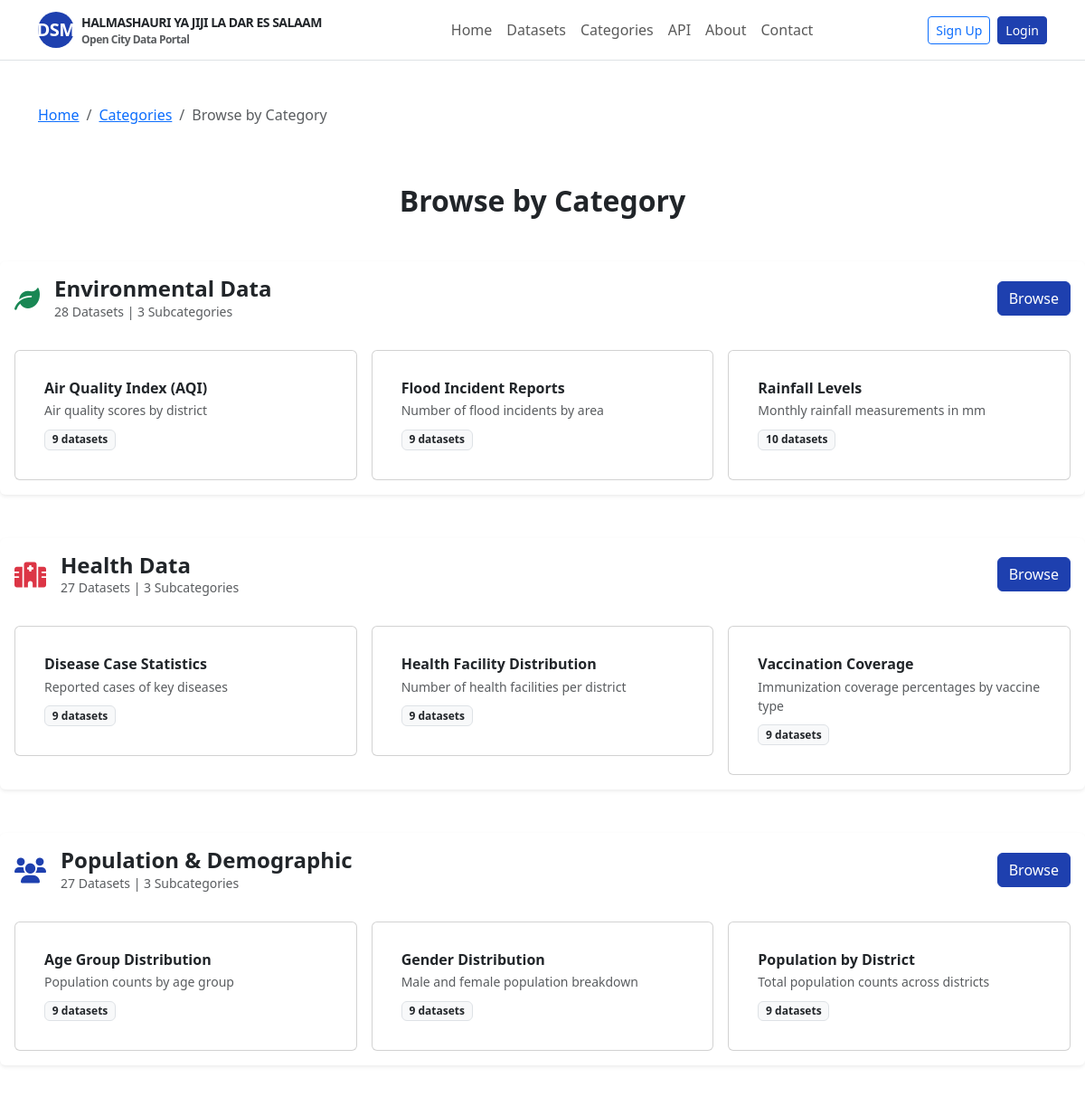
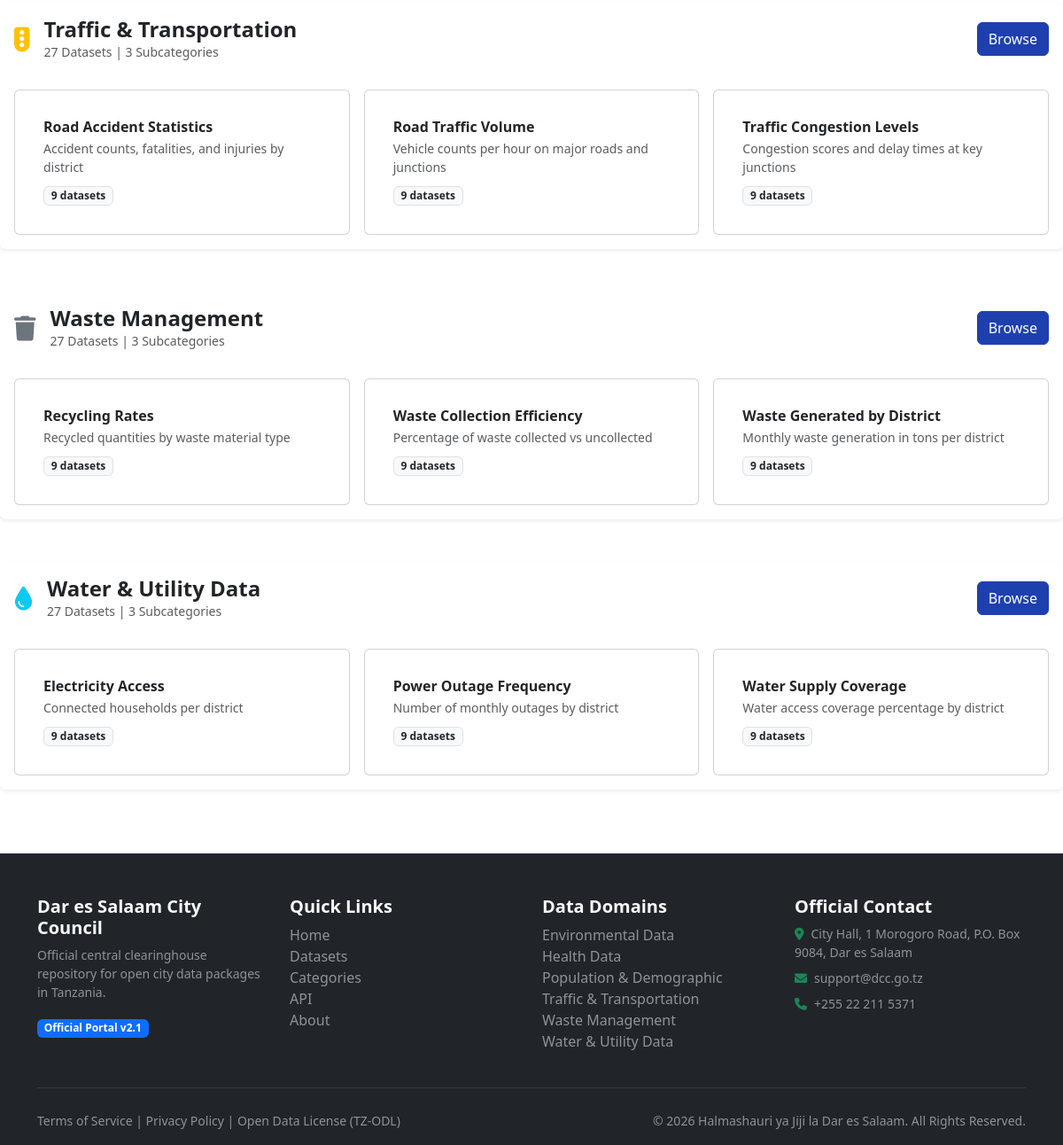
Page /categories/ on the committed database (2 pictures, top to bottom).
### datasets/models.py (models this page shows, shortened)
class Category(models.Model):
    ICON_CHOICES = [
        ('traffic', 'Traffic Light'),
        ('population', 'People'),
        ('waste', 'Waste Management'),
        ('health', 'Health Facility'),
        ('water', 'Water & Electricity'),
        ('environment', 'Environmental'),
    ]
    name = models.CharField(max_length=100)
    slug = models.SlugField(unique=True)
    description = models.TextField(blank=True)
    icon = models.CharField(max_length=50, choices=ICON_CHOICES, default='traffic')
    dataset_count = models.IntegerField(default=0)
    created_at = models.DateTimeField(auto_now_add=True)
    updated_at = models.DateTimeField(auto_now=True)
    class Meta:
        verbose_name_plural = 'Categories'
        ordering = ['name']

class Subcategory(models.Model):
    category = models.ForeignKey(Category, on_delete=models.CASCADE, related_name='subcategories')
    name = models.CharField(max_length=100)
    slug = models.SlugField()
    description = models.TextField()
    dataset_count = models.IntegerField(default=0)
    created_at = models.DateTimeField(auto_now_add=True)
    updated_at = models.DateTimeField(auto_now=True)
    class Meta:
        verbose_name_plural = 'Subcategories'
        ordering = ['name']
        unique_together = ['category', 'slug']

### datasets/views.py (the view)
# urls.py: path('', dataset_views.category_list, name='category_list'),
def category_list(request):
    categories = Category.objects.all()
    return render(request, 'datasets/category_list.html', {
        'categories': categories,
        'page_title': 'Browse by Category',
    })

### templates/datasets/category_list.html (shortened to what this page needs)
{% extends 'base.html' %}
{% block content %}
<div class="container py-5">
    <nav aria-label="breadcrumb">
        <ol class="breadcrumb">
            <li class="breadcrumb-item"><a href="/">Home</a></li>
            <li class="breadcrumb-item"><a href="/categories/">Categories</a></li>
            <li class="breadcrumb-item active" aria-current="page">{{ page_title }}</li>
        </ol>
    </div>
    <h2 class="fw-bold text-center mb-5">{{ page_title }}</h2>
    <div class="row g-4">
        {% for cat in categories %}
        <div class="col-12 mb-4">
            <div class="card border-0 shadow-sm">
                <div class="card-body">
                    <div class="d-flex align-items-center mb-3">
                        <div class="me-3" style="font-size:28px;">
                            {% if cat.icon == 'traffic' %}<i class="fas fa-traffic-light text-warning"></i>
                            {% elif cat.icon == 'population' %}<i class="fas fa-users text-primary-custom"></i>
                            {% elif cat.icon == 'waste' %}<i class="fas fa-trash text-secondary"></i>
                            {% elif cat.icon == 'health' %}<i class="fas fa-hospital text-danger"></i>
                            {% elif cat.icon == 'water' %}<i class="fas fa-tint text-info"></i>
                            {% elif cat.icon == 'environment' %}<i class="fas fa-leaf text-success"></i>
                            {% else %}<i class="fas fa-folder text-primary"></i>
                            {% endif %}
                        </div>
                        <div class="flex-grow-1">
                            <h4 class="fw-bold mb-0">{{ cat.name }}</h4>
                            <p class="text-muted small mb-0">{{ cat.dataset_count }} Datasets | {{ cat.subcategories.all|length }} Subcategories</p>
                        </div>
                        <a href="/categories/{{ cat.slug }}/" class="btn btn-primary">Browse</a>
                    </div>
                    <div class="row g-3 mt-2">
                        {% for subcat in cat.subcategories.all %}
                        <div class="col-md-4">
                            <a href="/datasets/?category={{ cat.slug }}&subcategory={{ subcat.slug }}" class="text-decoration-none text-dark">
                                <div class="card subcategory-card p-3">
                                    <div class="card-body">
                                        <h6 class="fw-bold text-dark mb-1">{{ subcat.name }}</h6>
                                        <p class="text-muted small mb-2">{{ subcat.description|truncatechars:70 }}</p>
                                        <span class="badge bg-light text-dark border small">{{ subcat.dataset_count }} datasets</span>
                                    </div>
                                </div>
                            </a>
                        </div>
                        {% endfor %}
                    </div>
                </div>
            </div>
        </div>
        {% endfor %}
    </div>
{% endblock %}

### templates/base.html (shortened to what this page needs)
<!DOCTYPE html>
<html lang="en">
<head>
    <link href="https://cdn.jsdelivr.net/npm/bootstrap@5.3.0/dist/css/bootstrap.min.css" rel="stylesheet">
    <link href="https://cdnjs.cloudflare.com/ajax/libs/font-awesome/6.0.0/css/all.min.css" rel="stylesheet">
</head>
<body>
    <nav class="navbar navbar-expand-lg navbar-light bg-white border-bottom">
        <div class="container">
            <a class="navbar-brand d-flex align-items-center gap-2" href="/">
                <div class="rounded-circle bg-primary-custom text-white d-flex align-items-center justify-content-center fw-bold" style="width:40px;height:40px;">DSM</div>
                <div>
                    <div class="fw-bold text-dark" style="font-size:14px;">HALMASHAURI YA JIJI LA DAR ES SALAAM</div>
                    <div class="text-muted" style="font-size:12px;">Open City Data Portal</div>
                </div>
            </a>
            <div class="collapse navbar-collapse" id="nav">
                <ul class="navbar-nav mx-auto">
                    <li class="nav-item"><a class="nav-link" href="/">Home</a></li>
                    <li class="nav-item"><a class="nav-link" href="/datasets/">Datasets</a></li>
                    <li class="nav-item"><a class="nav-link" href="/categories/">Categories</a></li>
                    <li class="nav-item"><a class="nav-link" href="/api/v1/">API</a></li>
                    <li class="nav-item"><a class="nav-link" href="/about/">About</a></li>
                    <li class="nav-item"><a class="nav-link" href="/contact/">Contact</a></li>
                </ul>
                <div class="d-flex gap-2 align-items-center">
                    {% if user.is_authenticated %}
                        <span class="me-2">Welcome, {{ user.first_name }}</span>
                        {% if user.profile.role == 'admin' %}
                            <a href="/admin-portal/" class="btn btn-sm btn-primary">Dashboard</a>
                        {% else %}
                            <a href="/datasets/" class="btn btn-sm btn-outline-primary">Browse</a>
                        {% endif %}
                        <a href="/accounts/logout/" class="btn btn-sm btn-outline-secondary">Logout</a>
                    {% else %}
                        <a href="/accounts/signup/" class="btn btn-sm btn-outline-primary">Sign Up</a>
                        <a href="/accounts/login/" class="btn btn-sm btn-primary">Login</a>
                    {% endif %}
                </div>
            </div>
        </div>
    </nav>
    {% block content %}{% endblock %}
    <footer class="bg-dark text-light pt-5 pb-3 mt-5">
        <div class="container">
            <div class="row g-4">
                <div class="col-md-3">
                    <h5 class="fw-bold">Dar es Salaam City Council</h5>
                    <p class="small text-white-50">Official central clearinghouse repository for open city data packages in Tanzania.</p>
                    <span class="badge bg-primary">Official Portal v2.1</span>
                </div>
                <div class="col-md-3">
                    <h5 class="fw-bold">Quick Links</h5>
                    <ul class="list-unstyled">
                        <li><a href="/" class="text-white-50 text-decoration-none">Home</a></li>
                        <li><a href="/datasets/" class="text-white-50 text-decoration-none">Datasets</a></li>
                        <li><a href="/categories/" class="text-white-50 text-decoration-none">Categories</a></li>
                        <li><a href="/api/v1/" class="text-white-50 text-decoration-none">API</a></li>
                        <li><a href="/about/" class="text-white-50 text-decoration-none">About</a></li>
                    </ul>
                </div>
                <div class="col-md-3">
                    <h5 class="fw-bold">Data Domains</h5>
                    <ul class="list-unstyled">
                        {% for cat in categories %}
                        <li><a href="/categories/{{ cat.slug }}/" class="text-white-50 text-decoration-none">{{ cat.name }}</a></li>
                        {% endfor %}
                    </ul>
                </div>
                <div class="col-md-3">
                    <h5 class="fw-bold">Official Contact</h5>
                    <ul class="list-unstyled">
                        <li class="small text-white-50"><i class="fas fa-map-marker-alt text-success me-2"></i>City Hall, 1 Morogoro Road, P.O. Box 9084, Dar es Salaam</li>
                        <li class="small text-white-50 mt-2"><i class="fas fa-envelope text-success me-2"></i>support@dcc.go.tz</li>
                        <li class="small text-white-50 mt-2"><i class="fas fa-phone text-success me-2"></i>+255 22 211 5371</li>
                    </ul>
                </div>
            </div>
            <hr class="border-secondary my-4">
            <div class="row">
                <div class="col-md-6">
                    <small class="text-white-50">Terms of Service | Privacy Policy | Open Data License (TZ-ODL)</small>
                </div>
                <div class="col-md-6 text-md-end">
                    <small class="text-white-50">&copy; 2026 Halmashauri ya Jiji la Dar es Salaam. All Rights Reserved.</small>
                </div>
            </div>
        </div>
    </footer>
</body>
</html>

### templates/base.html (style rules this page uses)
:root { --primary-blue: #1e40af; --dark-blue: #0f172a; --light-bg: #f8fafc; }
body { font-family: 'Segoe UI', Tahoma, Geneva, Verdana, sans-serif; }
.navbar-brand { font-weight: 700; letter-spacing: -0.5px; }
.btn-primary { background-color: var(--primary-blue); border-color: var(--primary-blue); }
.text-primary-custom { color: var(--primary-blue); }
.bg-primary-custom { background-color: var(--primary-blue); }

### rows in the picture
Category: icon "environment" (drawn), name "Environmental Data", dataset_count "28", subcategories.all|length "3"
Subcategory: name "Air Quality Index (AQI)", description "Air quality scores by district", dataset_count "9"
Subcategory: name "Flood Incident Reports", description "Number of flood incidents by area", dataset_count "9"
Subcategory: name "Rainfall Levels", description "Monthly rainfall measurements in mm", dataset_count "10"
Category: icon "health" (drawn), name "Health Data", dataset_count "27", subcategories.all|length "3"
Subcategory: name "Disease Case Statistics", description "Reported cases of key diseases", dataset_count "9"
Subcategory: name "Health Facility Distribution", description "Number of health facilities per district", dataset_count "9"
Subcategory: name "Vaccination Coverage", description "Immunization coverage percentages by vaccine type", dataset_count "9"
Category: icon "population" (drawn), name "Population & Demographic", dataset_count "27", subcategories.all|length "3"
Subcategory: name "Age Group Distribution", description "Population counts by age group", dataset_count "9"
Subcategory: name "Gender Distribution", description "Male and female population breakdown", dataset_count "9"
Subcategory: name "Population by District", description "Total population counts across districts", dataset_count "9"
Category: icon "traffic" (drawn), name "Traffic & Transportation", dataset_count "27", subcategories.all|length "3"
Subcategory: name "Road Accident Statistics", description "Accident counts, fatalities, and injuries by district", dataset_count "9"
Subcategory: name "Road Traffic Volume", description "Vehicle counts per hour on major roads and junctions", dataset_count "9"
Subcategory: name "Traffic Congestion Levels", description "Congestion scores and delay times at key junctions", dataset_count "9"
Category: icon "waste" (drawn), name "Waste Management", dataset_count "27", subcategories.all|length "3"
Subcategory: name "Recycling Rates", description "Recycled quantities by waste material type", dataset_count "9"
Subcategory: name "Waste Collection Efficiency", description "Percentage of waste collected vs uncollected", dataset_count "9"
Subcategory: name "Waste Generated by District", description "Monthly waste generation in tons per district", dataset_count "9"
Category: icon "water" (drawn), name "Water & Utility Data", dataset_count "27", subcategories.all|length "3"
Subcategory: name "Electricity Access", description "Connected households per district", dataset_count "9"
Subcategory: name "Power Outage Frequency", description "Number of monthly outages by district", dataset_count "9"
Subcategory: name "Water Supply Coverage", description "Water access coverage percentage by district", dataset_count "9"

### other values in the picture
{{ page_title }} "Browse by Category"
